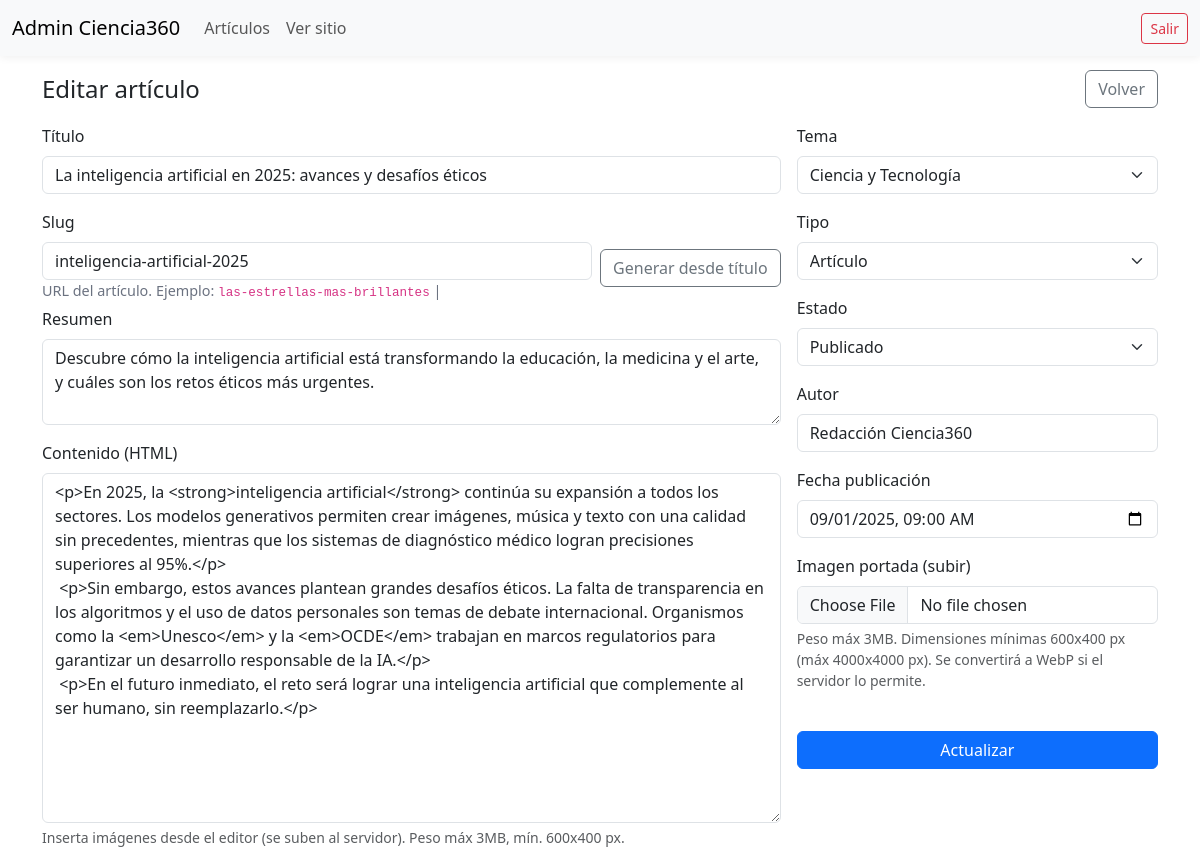
Screenshot of /admin/articulo-form.php?id=1 (signed in) with the database file from the repository.
### tables this page shows
CREATE TABLE IF NOT EXISTS articulos (
  id INT AUTO_INCREMENT PRIMARY KEY,
  slug VARCHAR(200) UNIQUE NOT NULL,
  titulo VARCHAR(255) NOT NULL,
  resumen TEXT NULL,
  contenido LONGTEXT NULL,
  imagen VARCHAR(255) NULL,
  tema ENUM('ciencia-tecnologia','medio-ambiente','salud-biologia','espacio-futuro') NOT NULL,
  autor VARCHAR(120) NULL,
  fecha_publicacion DATETIME NOT NULL DEFAULT CURRENT_TIMESTAMP,
  visitas INT NOT NULL DEFAULT 0,
  INDEX idx_tema (tema),
  INDEX idx_fecha (fecha_publicacion),
  INDEX idx_visitas (visitas)
);

### public/admin/articulo-form.php (the view, shortened to what this page needs)
<?php
$pdo = Database::pdo();
$id = isset($_GET['id']) ? (int) $_GET['id'] : 0;
$item = null;
if ($id) {
  $st = $pdo->prepare("SELECT * FROM articulos WHERE id = ?");
  $st->execute([$id]);
  $item = $st->fetch();
}
include __DIR__ . '/_layout_header.php';
?>
<div class="d-flex justify-content-between align-items-center mb-3">
  <h1 class="h4 mb-0"><?= $id ? 'Editar' : 'Nuevo' ?> artículo</h1>
  <a href="articulos.php" class="btn btn-outline-secondary">Volver</a>
</div>
<form method="post" enctype="multipart/form-data" class="row g-3">
  <div class="col-md-8">
    <div class="mb-3">
      <label class="form-label">Título</label>
      <input type="text" name="titulo" class="form-control" required value="<?= htmlspecialchars($item['titulo'] ?? '') ?>">
    </div>
    <div class="mb-1 d-flex align-items-center gap-2">
      <div class="flex-grow-1">
        <label class="form-label">Slug</label>
        <input type="text" name="slug" class="form-control" placeholder="si lo dejas vacío, se genera automáticamente" value="<?= htmlspecialchars($item['slug'] ?? '') ?>">
        <div class="help-text">URL del artículo. Ejemplo: <code>las-estrellas-mas-brillantes</code> | <span id="slug-status" class="slug-status"></span></div>
      </div>
      <div class="mt-4">
        <button id="btn-genera-slug" class="btn btn-outline-secondary" title="Generar desde título">Generar desde título</button>
      </div>
    </div>
    <div class="mb-3">
      <label class="form-label">Resumen</label>
      <textarea name="resumen" class="form-control" rows="3"><?= htmlspecialchars($item['resumen'] ?? '') ?></textarea>
    </div>
    <div class="mb-3">
      <label class="form-label">Contenido (HTML)</label>
      <textarea id="contenido" name="contenido" class="form-control" rows="14"><?= htmlspecialchars($item['contenido'] ?? '') ?></textarea>
      <div class="form-text">Inserta imágenes desde el editor (se suben al servidor). Peso máx 3MB, mín. 600x400 px.</div>
    </div>
  </div>
  <div class="col-md-4">
    <div class="mb-3">
      <label class="form-label">Tema</label>
      <select name="tema" class="form-select">
        <?php $temaSel = $item['tema'] ?? 'ciencia-tecnologia'; ?>
        <option value="ciencia-tecnologia" <?= $temaSel === 'ciencia-tecnologia' ? 'selected' : ''; ?>>Ciencia y Tecnología</option>
      </select>
    </div>
    <div class="mb-3">
      <label class="form-label">Tipo</label>
      <?php $tipoSel = $item['tipo'] ?? 'articulo'; ?>
      <select name="tipo" class="form-select">
        <option value="articulo" <?= $tipoSel === 'articulo' ? 'selected' : ''; ?>>Artículo</option>
      </select>
    </div>
    <div class="mb-3">
      <label class="form-label">Estado</label>
      <?php $estadoSel = $item['estado'] ?? 'publicado'; ?>
      <select name="estado" class="form-select">
        <option value="publicado" <?= $estadoSel === 'publicado' ? 'selected' : ''; ?>>Publicado</option>
      </select>
    </div>
    <div class="mb-3">
      <label class="form-label">Autor</label>
      <input type="text" name="autor" class="form-control" value="<?= htmlspecialchars($item['autor'] ?? 'Redacción Ciencia360') ?>">
    </div>
    <div class="mb-3">
      <label class="form-label">Fecha publicación</label>
      <input type="datetime-local" name="fecha_publicacion" class="form-control"
        value="<?= htmlspecialchars(isset($item['fecha_publicacion']) ? date('Y-m-d\TH:i', strtotime($item['fecha_publicacion'])) : date('Y-m-d\TH:i')) ?>">
    </div>
    <div class="mb-3">
      <label class="form-label">Imagen portada (subir)</label>
      <input type="file" name="imagen" class="form-control" accept="image/*">
      <div class="form-text">Peso máx 3MB. Dimensiones mínimas 600x400 px (máx 4000x4000 px). Se convertirá a WebP si el servidor lo permite.</div>
    </div>
    <button class="btn btn-primary w-100"><?= $id ? 'Actualizar' : 'Publicar' ?></button>
  </div>
</form>
<?php include __DIR__ . '/_layout_footer.php'; ?>

### public/admin/_layout_header.php (style rules this page uses)
body { padding-top: 70px; }
.help-text { font-size: .9rem; color: #6b7280; }

### rows the page displays
articulos: titulo "La inteligencia artificial en 2025: avances y desafíos éticos", slug "inteligencia-artificial-2025", resumen "Descubre cómo la inteligencia artificial está transformando la educación, la medicina y el arte, y cuáles son los retos éticos más urgentes.", contenido "<p>En 2025, la <strong>inteligencia artificial</strong> continúa su expansión a todos los sectores. Los modelos generativos permiten crear imágenes, música y texto con una calidad sin precedentes, mientras que los sistemas de diagnóstico médico logran precisiones superiores al 95%.</p> <p>Sin embargo, estos avances plantean grandes desafíos éticos. La falta de transparencia en los algoritmos y el uso de datos personales son temas de debate internacional. Organismos como la <em>Unesco</em> y la <em>OCDE</em> trabajan en marcos regulatorios para garantizar un desarrollo responsable de la IA.</p> <p>En el futuro inmediato, el reto será lograr una inteligencia artificial que complemente al ser…", tema "Ciencia y Tecnología", tipo "Artículo", estado "Publicado", autor "Redacción Ciencia360", fecha_publicacion "09/01/2025 09:00"
